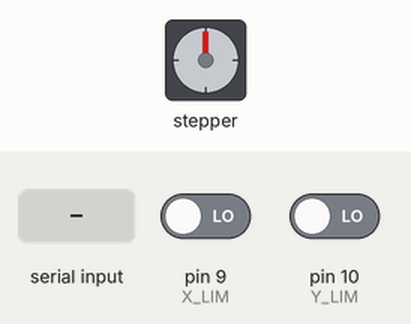
This sketch was run on a simulated Arduino Uno, built with avr-gcc and run on an emulated ATmega328P. Parts: stepper motor. The inputs (shaded band) are chosen by the test bench; at power-on: pin 9 (X_LIM) LOW, pin 10 (Y_LIM) LOW. Stepper angles assume 2048 steps per turn; what the sketch prints to the serial monitor is not drawn.

Above: at 1.2 s.
1.3 s: "estimate_zero\n" received over Serial
2.8 s: "status\n" received over Serial
4.3 s: "move_rel\n" received over Serial
5.8 s: "move_abs\n" received over Serial
7.3 s: "set_zero\n" received over Serial
8.8 s: "90,45\n" received over Serial
Timing chart, 0 to 11.3 s (numbered marks = the images above; inputs shaded):
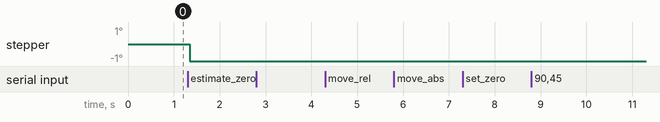

Measured:
- after the input at 2.8 s, every drawn part: stays the same
- after the input at 4.3 s, every drawn part: stays the same
- after the input at 5.8 s, every drawn part: stays the same
- after the input at 7.3 s, every drawn part: stays the same
- after the input at 8.8 s, every drawn part: stays the same

The sketch:

ODOP-controller.ino
```cpp
// (licence header left out)
#include <AccelStepper.h>
#include <SoftwareSerial.h>


/* TODO
 *  impedance calibration of drivers *
 *  add docstrings
 */

// Direction pins
#define X_DIR       5
#define Y_DIR       6
// #define Z_DIR    7

// Step pins
#define X_STP       2
#define Y_STP       3
// #define Z_STP    4

// End stop pins
#define X_LIM       9
#define Y_LIM       10
// #define Z_LIM    11

// X-axis (swing) parameters
#define X_DEG_PER_STEP 1.8
#define X_DISTANCE_PER_STEP 4
#define X_MICROSTEP 8
#define X_REDUCTION_RATIO 27.

// Y-axis (turntable) parameters
#define Y_DEG_PER_STEP 1.8
#define Y_DISTANCE_PER_STEP 4
#define Y_MICROSTEP 32
#define Y_REDUCTION_RATIO 1.

// Motor parameters
#define X_MAX_SPEED 500
#define X_ACCELERATION 500
#define Y_MAX_SPEED 250
#define Y_ACCELERATION 500

// Communication
#define VERSION_STRING "Version 1.0.0"
#define READY_MSG "Controller ready"
#define BAUD_RATE 9600  // 38400

boolean VERBOSE_STATUS = true;
boolean VERBOSE_DEBUG = false;
boolean VERBOSE_HELP = false;

// Global variables
String command;
boolean motorsDisabled;
boolean isCalibrated;
boolean xLimMin;  // X-axis minimum
boolean xLimMax;  // X-axis maximum (using Y_LIM pin)

// Stepper motors
AccelStepper stepperX(4, X_STP, X_DIR);  // X-axis (swing)
AccelStepper stepperY(4, Y_STP, Y_DIR);  // Y-axis (turntable)


void setup() {

  // Begin serial communication
  Serial.begin(BAUD_RATE);
  Serial.println(VERSION_STRING);

  // Initialise limit pins
  pinMode (X_LIM, INPUT);  // minimum (X-axis)
  pinMode (Y_LIM, INPUT);  // maximum (X-axis)

  // Reset calibration flag
  isCalibrated = false;

  // X-axis (swing)
  stepperX .setMaxSpeed(X_MAX_SPEED);  // 0-10000, good value 100 // s1000a100 too much
  stepperX .setAcceleration(X_ACCELERATION);  // 0-5000, good value 200

  // Y-axis (turntable)
  stepperY .setMaxSpeed(Y_MAX_SPEED);  // 0-10000, good value 100
  stepperY .setAcceleration(Y_ACCELERATION);  // 0-5000, good value 200
  stepperY .setCurrentPosition(0);

  // Print status
  Serial.println(READY_MSG);
}


float getCurrentPositionSteps(char axis) {
  if (axis == 'x') { return stepperX.currentPosition() / X_DISTANCE_PER_STEP; }
  else if (axis == 'y') { return stepperY.currentPosition() / Y_DISTANCE_PER_STEP; }
  else { Serial.println("error"); return 0.; }
}
float getCurrentPositionDeg(char axis) {
  if (axis == 'x') { return stepperX.currentPosition() / X_DISTANCE_PER_STEP / X_REDUCTION_RATIO / X_MICROSTEP * X_DEG_PER_STEP; }
  else if (axis == 'y') { return stepperY.currentPosition() / Y_DISTANCE_PER_STEP / Y_REDUCTION_RATIO / Y_MICROSTEP * Y_DEG_PER_STEP; }
  else { Serial.println("error"); return 0.; }
}


void printStatusBool (String command, boolean status_) {
  if (VERBOSE_STATUS == true) {
    if (status_ == true) {
      Serial.println(command + ": success");
    }
    else {
      Serial.println(command + ": failure");
    }
  }
}
void printStatusStr (String command, String message) {
  if (VERBOSE_STATUS == true) {
    Serial.println(command + ": " + message);
  }
}
void printHelp (String helpMessage) {
  if (VERBOSE_HELP == true) {
    Serial.println("    " + helpMessage);
  }
}


void printStatus () {
  /*
  if (motorsDisabled) {
    Serial.println("Motors are disabled");
  } else {
    Serial.println("Motors are enabled");
  }
  */

  if (isCalibrated) {
    Serial.println("System is calibrated");
  } else {
    Serial.println("System is not calibrated");
  }

  if (isCalibrated) {
    Serial.println("Current positions: ");
    Serial.print("    X-axis (swing arm): "); Serial.print(getCurrentPositionSteps('x')); Serial.print(" steps / "); Serial.print(getCurrentPositionDeg('x')); Serial.println(" deg");
    Serial.print("    Y-axis (turntable): "); Serial.print(getCurrentPositionSteps('y')); Serial.print(" steps / "); Serial.print(getCurrentPositionDeg('y')); Serial.println(" deg");
  } else {
    Serial.println("Absolute positions unavailable");
  }


  Serial.println("Status ok");
}


/**
 * Update global limit variables (function needs to be called to refresh xLimMin and xLimMax before they are used)
 */
void updateLimits () {

  // Minimum (true for switch pressed)
  if (digitalRead(X_LIM) == 0) {
    xLimMin = true;
  } else {
    xLimMin = false;
  }

  // Maximum (true for switch pressed)
  if (digitalRead(Y_LIM) == 0) {
    xLimMax = true;
  } else {
    xLimMax = false;
  }
}


/**
 * Relative motion
 */
void moveRel (String command) {

  // Flags
  boolean status_ = true;  // success (default value)
  boolean statusMessage = false;  // no status message sent

  // Process command (read axis and value)
  String subcommand = command.substring(9);
  float commandVal = command.substring(11).toFloat();

  // Process command (x)
  if (subcommand.startsWith("x ")) {

    // Calculate distance
    float stepsTrue = commandVal / X_DEG_PER_STEP * X_MICROSTEP * X_DISTANCE_PER_STEP * X_REDUCTION_RATIO;

    // Give order
    stepperX.move(stepsTrue);

    int itersUnchecked = 1024;  // Number of consecutive run commands without end stop switch check
    // Run command
    while (stepperX.distanceToGo() != 0) {

      for (int i=0; i < itersUnchecked; i ++) {
        stepperX.run();
        if (stepperX.distanceToGo() == 0) { break; }
      }

      // End stops
      boolean requestStop = false;
      updateLimits();

      if (xLimMin == true && stepperX.distanceToGo() < 0) {
        requestStop = true;
      }
      else if (xLimMax == true && stepperX.distanceToGo() > 0) {
        requestStop = true;
      }

      // Process stop request
      if (requestStop == true) {
        stepperX.move(0.);  // Reset distanceToGo
        printStatusStr("move_rel x", "limit reached");  // Print status

        statusMessage = true;  // sent
        status_ = false;
        break;
      }
    }

    // Print status
    if (statusMessage == false) {
      printStatusBool("move_rel x", status_);
      statusMessage = true;
    }
  }

  // Process command (y)
  else if (subcommand.startsWith("y ")) {

    // Calculate steps
    float stepsTrue = commandVal / Y_DEG_PER_STEP * Y_MICROSTEP * Y_DISTANCE_PER_STEP * Y_REDUCTION_RATIO;
    if (stepsTrue < 0) {
      stepsTrue += 360. / Y_DEG_PER_STEP * Y_MICROSTEP * Y_DISTANCE_PER_STEP * Y_REDUCTION_RATIO;
    }

    // Run command
    stepperY.move(stepsTrue);
    stepperY.runToPosition();

    // Print status
    if (statusMessage == false) {
      printStatusBool("move_rel y", status_);
      statusMessage = true;
    }
  }

  // Unknown subcommand
  else {
    printStatusStr("unknown_command", "\"" + command + "\"");
    printHelp("Usage: \"move_rel [axis:x,y] [value]\"");
  }
}


/**
 * Absolute motion
 */
void moveAbs (String command) {

  // Flags
  boolean status_ = true;  // success (default value)
  boolean statusMessage = false;  // no status message sent

  // Process command (read axis and value)
  String subcommand = command.substring(9);
  float commandVal = command.substring(11).toFloat();

  // Process command (x)
  if (subcommand.startsWith("x ")) {

    // Calculate distance
    float stepsTrue = commandVal / X_DEG_PER_STEP * X_MICROSTEP * X_DISTANCE_PER_STEP * X_REDUCTION_RATIO;

    // Give order
    stepperX.moveTo(stepsTrue);

    int itersUnchecked = 1024;  // Number of consecutive run commands without end stop switch check
    // Run command
    while (stepperX.distanceToGo() != 0) {

      for (int i=0; i < itersUnchecked; i ++) {
        stepperX.run();
        if (stepperX.distanceToGo() == 0) { break; }
      }

      // End stops
      boolean requestStop = false;
      updateLimits();

      if (xLimMin == true && stepperX.distanceToGo() < 0) {
        requestStop = true;
      }
      else if (xLimMax == true && stepperX.distanceToGo() > 0) {
        requestStop = true;
      }

      // Process stop request
      if (requestStop == true) {
        stepperX.move(0.);  // Reset distanceToGo
        printStatusStr("move_abs x", "limit reached");  // Print status

        statusMessage = true;  // sent
        status_ = false;
        break;
      }
    }

    // Print status
    if (statusMessage == false) {
      printStatusBool("move_abs x", status_);
      statusMessage = true;
    }
  }

  // Process command (y)
  else if (subcommand.startsWith("y ")) {

    // Calculate steps
    float stepsTrue = commandVal / Y_DEG_PER_STEP * Y_MICROSTEP * Y_DISTANCE_PER_STEP * Y_REDUCTION_RATIO;
    if (stepsTrue < 0) {
      stepsTrue += 360. / Y_DEG_PER_STEP * Y_MICROSTEP * Y_DISTANCE_PER_STEP * Y_REDUCTION_RATIO;
    }

    // Run command
    stepperY.moveTo(stepsTrue);
    stepperY.runToPosition();

    // Print status
    if (statusMessage == false) {
      printStatusBool("move_abs y", status_);
      statusMessage = true;
    }

  }

  // Unknown subcommand
  else {
    printStatusStr("unknown_command", "\"" + command + "\"");
    printHelp("Usage: \"move_abs [axis:x,y] [value]\"");
  }
}


/*
 * Estimate zero for calibration (legacy function)
 */
void estimateZero () {
  moveRel("move_rel x -200");
  delay(1000);
  moveRel("move_rel x 15");

  if (digitalRead(X_LIM) != 0) {
    printStatusBool ("estimate_zero", true);
  }
  else {
    printStatusBool ("estimate_zero", false);
  }
}


void setZero () {
  stepperX.setCurrentPosition(0);
  isCalibrated = true;
  printStatusBool ("set_zero", true);
}


void loop() {

  if (VERBOSE_DEBUG == true) {
    Serial.println(); Serial.println("========== NEW LOOP ==========");
    Serial.println("isCalibrated: " + String(isCalibrated));
  }

  // ================================
  // Read messages from Serial
  while (Serial.available()) {
    delay(3);
    char c = Serial.read();  // Get one byte from serial buffer
    if (c == '\n') { break; }
    command += c;  // Build the string command
  }
  if ((command != "") && (VERBOSE_DEBUG == true)) {
    Serial.println("Processing command \"" + command + "\"");
  }

  // ================================
  // Status
  if (command.startsWith("status")) {
    printStatus();
  }

  // ================================
  // Angle (relative motion)
  else if (command.startsWith("move_rel")) {
    moveRel(command);
  }

  // ================================ TODO
  // Move (absolute motion)
  else if (command.startsWith("move_abs")) {
    /*if (isCablibrated == false) {
      printStatusStr("move_abs", "system not calibrated");
    } else {
      moveAbs(command);
    }*/
    moveAbs(command);
  }

  // ================================
  // Get position (usage: "getpos x")
  else if (command.startsWith("getpos")) {
    // printStatusStr("position_" + command.substring(7), getCurrentPositionDeg(char(command.substring(7))) );
  }

  // ================================
  // Move to estimated zero position
  else if (command.startsWith("estimate_zero")) {
    estimateZero();
  }

  // ================================
  // Set current position as new absolute zero
  else if (command.startsWith("set_zero")) {
    setZero();
  }

  // ================================
  // Move to estimated zero position
  else if (command.startsWith("reset")) {
    setup();
    printStatusBool ("reset", true);
  }

  // ================================
  // Print version
  else if (command.startsWith("version")) {
    Serial.println(VERSION_STRING);
  }

  // ================================
  else if (command.startsWith("debug")) {
    if (VERBOSE_DEBUG) { VERBOSE_DEBUG = false; }
    else { VERBOSE_DEBUG = true; }
  }

  // ================================
  // Unrecognised command
  else if (command != "") {
    printStatusStr("Unknown command", "\"" + command + "\"");
    printHelp("Available commands: angle, move");
  }


  // ================================
  // Reset command variable
  if (command != "") {
    command = "";
  }
}
```
